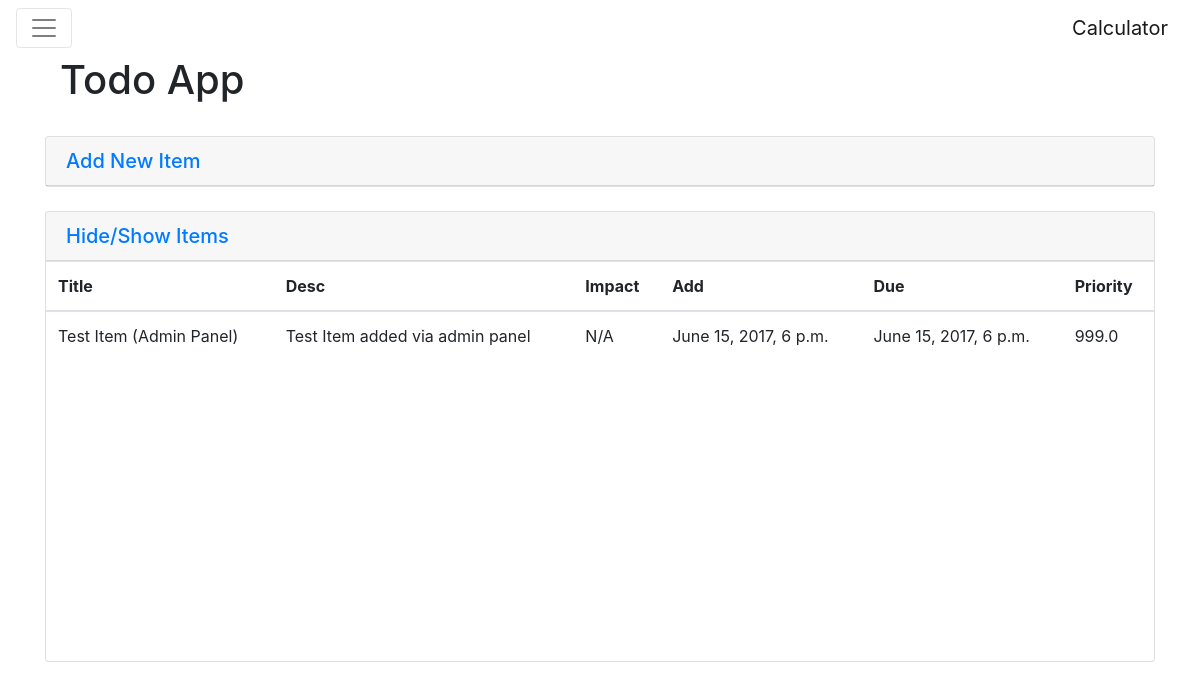
/todo/, run on the app's committed database.
### todo/models.py (models this page shows, shortened)
class Item(models.Model):
    title_text = models.CharField(max_length=200, default="")
    desc_text = models.TextField()
    impact_text = models.TextField()
    add_date = models.DateTimeField('date added')
    due_date = models.DateTimeField('complete by')
    priority = models.FloatField()
    complete = models.BooleanField(default=False)

### todo/views.py (the view)
class IndexView(generic.ListView):
    template_name = 'todo/index.html'
    context_object_name = 'item_list'
    def get_queryset(self):
        return Item.objects.order_by('-priority')

### todo/templates/todo/index.html (shortened to what this page needs)
{% extends "todo/base.html" %}
{% block content %}
<div id="content">
  <div class="container">
    <div class="col-12 col-sm-6">
     <span class="hidden-sm-down not-visible"><h1>Todo App</h1></span>
    </div>
    <br>
    <div class="row">
      <div id="accordion" role="tablist" aria-multiselectable="true" class = "col-md-12">
        <div class="card">
          <div class="card-header" role="tab" id="headingOne">
            <h5 class="mb-0">
              <a data-toggle="collapse" data-parent="#accordion" href="#collapseOne" aria-expanded="true" aria-controls="collapseOne">
                Add New Item
              </a>
            </h5>
          </div>
        </div>
      </div>
    </div>
    <br>
    <div class="row">
      <div id="accordion" role="tablist" aria-multiselectable="true" class = "col-md-12">
        <div class="card">
          <div class="card-header" role="tab" id="headingOne">
            <h5 class="mb-0">
              <a data-toggle="collapse" data-parent="#accordion" href="#collapseList" aria-expanded="true" aria-controls="collapseOne">
                Hide/Show Items
              </a>
            </h5>
          </div>
          <div id="collapseList" class="collapse show" role="tabpanel" aria-labelledby="headingOne">
            <div class="card-block set_scroll">
              <table class="table">
                <thead>
                    <th>Title</th>
                    <th>Desc</th>
                    <th>Impact</th>
                    <th>Add</th>
                    <th>Due</th>
                    <th>Priority</th>
                </thead>
                <tbody>
                  {% for item in item_list %}
                  <tr>
                      <td>{{item.title_text}}</td>
                      <td>{{item.desc_text}}</td>
                      <td>{{item.impact_text}}</td>
                      <td>{{item.add_date}}</td>
                      <td>{{item.due_date}}</td>
                      <td>{{item.priority}}</td>
                  </tr>
                  {% endfor %}
                </tbody>
              </table>
            </div>
          </div>
        </div>
      </div>
    </div>
  </div>
</div>
{% endblock %}

### todo/templates/todo/base.html (style rules this page uses)
.set_scroll { height:400px; overflow-y: scroll; }

### data on the page
Item: title_text "Test Item (Admin Panel)", desc_text "Test Item added via admin panel", impact_text "N/A", add_date "June 15, 2017, 6 p.m.", due_date "June 15, 2017, 6 p.m.", priority "999.0"
